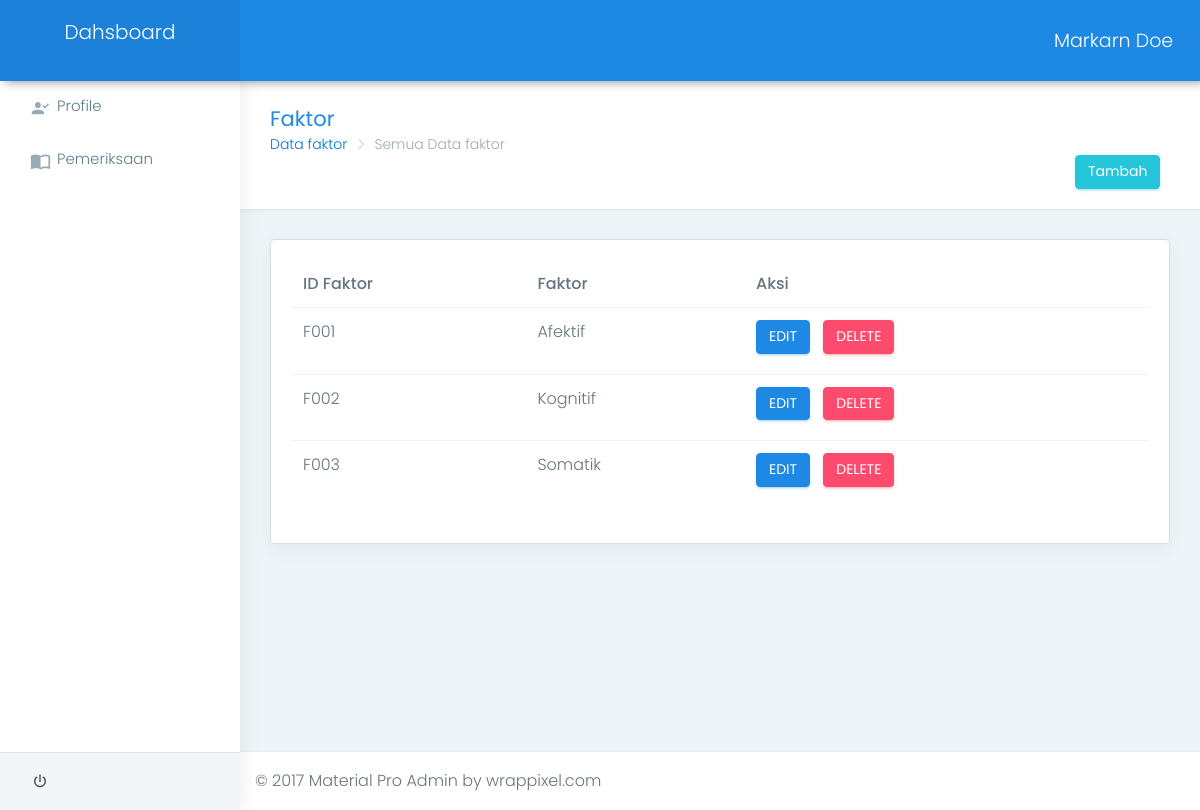
/back/faktor, run on the app's committed database.
### tables this page shows
CREATE TABLE IF NOT EXISTS `tb_faktor` (
  `id_faktor` varchar(5) NOT NULL,
  `faktor` varchar(20) NOT NULL
);

### application/controllers/back/Faktor.php (called while the page is built, shortened)
<?php if ( ! defined('BASEPATH')) exit('No direct script access allowed');
class Faktor extends CI_Controller {
	public function __construct()	{
		$this->load->library('session');
		$this->load->helper('form');
		$this->load->helper('url');
		$this->load->model('back/M_faktor');
	}
	public function index($offset=0)
	{
		$jml = $this->db->get('tb_faktor');
			$config['base_url'] = base_url().'back/faktor/index';
			$config['total_rows'] = $jml->num_rows();
			$config['per_page'] = '5';
			$config['full_tag_open']    = '<div class="pagging text-center"><nav><ul class="pagination">';
		    $config['full_tag_close']   = '</ul></nav></div>';
		    $config['num_tag_open']     = '<li class="page-item"><span class="page-link">';
		    $config['num_tag_close']    = '</span></li>';
		    $config['cur_tag_open']     = '<li class="page-item active"><span class="page-link">';
		    $config['cur_tag_close']    = '<span class="sr-only">(current)</span></span></li>';
		    $config['next_tag_open']    = '<li class="page-item"><span class="page-link">';
		    $config['next_tag_close']  = '<span aria-hidden="true"></span></span></li>';
		    $config['prev_tag_open']    = '<li class="page-item"><span class="page-link">';
		    $config['prev_tag_close']  = '</span></li>';
		    $config['first_tag_open']   = '<li class="page-item"><span class="page-link">';
		    $config['first_tag_close'] = '</span></li>';
		    $config['last_tag_open']    = '<li class="page-item"><span class="page-link">';
		    $config['last_tag_close']  = '</span></li>';
			 $this->pagination->initialize($config);
			 $this->pagination->initialize($config);
			 $data['halaman'] = $this->pagination->create_links();
			$data['offset'] = $offset;
			$data['data_faktor'] = $this->M_faktor->daftar_faktor($config['per_page'], $offset);
			$this->load->view('back/temp/head');
			$this->load->view('back/temp/sidebar');
			$this->load->view('back/faktor/data_faktor',$data);
			$this->load->view('back/temp/footer');
	}
}

### index.php (called while the page is built, shortened)
<?php
require_once BASEPATH.'core/CodeIgniter.php';

### application/models/back/M_faktor.php (called while the page is built, shortened)
<?php  if ( ! defined('BASEPATH')) exit('No direct script access allowed');
class M_faktor extends CI_Model {
	public function daftar_faktor($num,$offset) {
		$this->db->select('*');
  		$this->db->from('tb_faktor');
  		$this->db->order_by('id_faktor','asc');
  		$query = $this->db->get('',$num,$offset);
        return $query->result_array();
	}
}
?>

### application/views/back/faktor/data_faktor.php (the view, shortened to what this page needs)
<div class="page-wrapper">
    <div class="container-fluid">
        <div class="row page-titles">
            <div class="col-md-5 col-8 align-self-center">
                <h3 class="text-themecolor">Faktor</h3>
                <ol class="breadcrumb">
                    <li class="breadcrumb-item"><a href="javascript:void(0)">Data faktor</a></li>
                    <li class="breadcrumb-item active">Semua Data faktor</li>
                </ol>
            </div>
            <div class="container text-right">
            <a href="<?php echo base_url(); ?>back/faktor/tambah" label class="btn btn-success waves-effect waves-light m-r-10">Tambah</a>
            </div>
        </div>
        <div class="row">
            <div class="col-lg-12">
                <div class="card">
                    <div class="card-block">
                        <div class="table-responsive">
                            <table class="table">
                                <thead>
                                <tr>
                                  <th >ID Faktor</th>
                                  <th >Faktor</th>
                                  <th >Aksi</th>
                                </tr>
                              </thead>
                              <tbody>
                                <tr class="odd gradeX">
                                  <?php $id_faktor = $offset;
                                  foreach($data_faktor as $list) { ?>
                                <tr>
                                  <td><?php echo $list['id_faktor']; ?></td>
                                  <td><?php echo $list['faktor']; ?></td>
                                  <td>
                                  <a href="<?php echo base_url() ?>back/faktor/edit/<?php echo $list['id_faktor'] ?>"> <label class="btn btn-info" >EDIT</a> &nbsp
                                  <a href="<?php echo base_url() ?>back/faktor/delete/<?php echo $list['id_faktor'] ?>"onclick="return confirm ('Apakah Anda yakin akan menghapus data ini ?')"><label class="btn btn-danger" >DELETE</a><?php } ?></td></label></a></label></a></td></tr>
                              </tr>
                                </tr>
                              </tbody>
                            </table>
                        </div>
                    </div>
                </div>
            </div>
        </div>
    </div>

### asset/back/material-lite/lite/css/colors/blue.css (style rules this page uses)
.text-themecolor { color: #1e88e5 !important; }

### data on the page
tb_faktor: id_faktor "F001", faktor "Afektif"
tb_faktor: id_faktor "F002", faktor "Kognitif"
tb_faktor: id_faktor "F003", faktor "Somatik"
